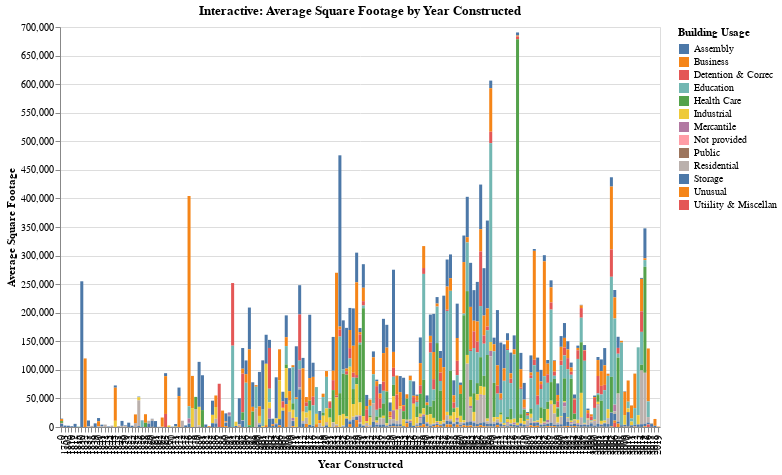

Notebook source saved alongside this figure:
### Code cell
# Average Square Footage by Year Constructed with Usage Filter
avg_square_footage = data.groupby(['Year Constructed', 'Usage Description'])['Square Footage'].mean().reset_index()

# Interactive Dropdown for Usage
usage_dropdown = alt.binding_select(options=list(avg_square_footage['Usage Description'].unique()), name='Usage: ')
usage_selection = alt.selection_single(fields=['Usage Description'], bind=usage_dropdown)

chart1 = alt.Chart(avg_square_footage).mark_bar().encode(
    x=alt.X('Year Constructed:O', title="Year Constructed"),
    y=alt.Y('Square Footage:Q', title="Average Square Footage"),
    color=alt.Color('Usage Description:N', title="Building Usage"),
    tooltip=['Year Constructed', 'Square Footage', 'Usage Description']
).add_selection(
    usage_selection
).transform_filter(
    usage_selection
).properties(
    width=600,
    height=400,
    title="Interactive: Average Square Footage by Year Constructed"
)

chart1

### Figure 1 — Vega-Lite specification as saved in the notebook (floating-point values rounded to 4 significant figures; data arrays with more than 128 entries replaced by an {"elided": "..."} marker saying what was removed)
{"config": {"view": {"continuousWidth": 300, "continuousHeight": 300}}, "data": {"name": "data-2b1d68e28acb0e0d956989eb5a43cd2d"}, "mark": {"type": "bar"}, "encoding": {"color": {"field": "Usage Description", "title": "Building Usage", "type": "nominal"}, "tooltip": [{"field": "Year Constructed", "type": "quantitative"}, {"field": "Square Footage", "type": "quantitative"}, {"field": "Usage Description", "type": "nominal"}], "x": {"field": "Year Constructed", "title": "Year Constructed", "type": "ordinal"}, "y": {"field": "Square Footage", "title": "Average Square Footage", "type": "quantitative"}}, "height": 400, "params": [{"name": "param_1", "select": {"type": "point", "fields": ["Usage Description"]}, "bind": {"input": "select", "options": ["Assembly", "Business", "Detention & Correc", "Health Care", "Industrial", "Mercantile", "Not provided", "Residential", "Storage", "Unusual", "Utiility & Miscellan", "Education", "Public"], "name": "Usage: "}}], "title": "Interactive: Average Square Footage by Year Constructed", "transform": [{"filter": {"param": "param_1"}}], "width": 600, "$schema": "https://vega.github.io/schema/vega-lite/v5.20.1.json", "datasets": {"data-2b1d68e28acb0e0d956989eb5a43cd2d": {"elided": "1032 records"}}}
